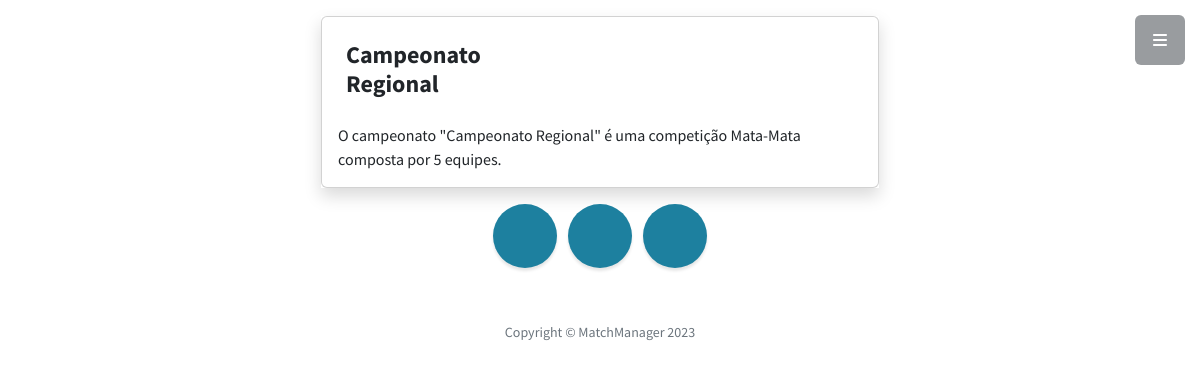
The app's page /campeonatos/2/ (signed in) with its own data.
### Campeonato/models.py (models this page shows, shortened)
class Campeonato(models.Model):
    TIPOS =(
        ("1", "Ponto Corrido"),
        ("2", "Mata-Mata"),
        ("3", "Fase de Grupo/Mata-Mata"))
    nome = models.CharField(max_length=200, verbose_name= 'Nome', null= True )
    qtdequipe = models.IntegerField( verbose_name= 'Quantidade de equipes', null= True )
    tipopartida = models.CharField(max_length=1,choices=TIPOS, verbose_name= 'Tipo de partida', null= True )

### Campeonato/views.py (the view)
# urls.py: path('<int:campeonato_id>/', views.detail, name='detail'),
def detail(request, campeonato_id):
    Campeonatos = Campeonato.objects.get(pk=campeonato_id)
    context = {
        "campeonatos": Campeonatos
    }
    return render(request, 'campeonatos/detail.html', context)

### Templates/campeonatos/detail.html
{% extends '_base.html' %}
{% block content %}
<div class="mx-auto">
    <div class="col-lg-6 shadow mt-3 mx-auto">
        <div class="card">
            <div class="card-body">
                <div class="card-title">
                    <div class="d-flex flex-row">
                        <h4 class="p-2 col-lg-4">{{ campeonatos.nome }}</h4>
                    </div>
                </div>
                    O campeonato "{{ campeonatos.nome }}" é uma competição {{campeonatos.tipopartida}} composta por {{campeonatos.qtdequipe}} equipes.
            </div>
            </div>
        </div>
    </div>
    </div>
{% endblock %}

### records on screen
Campeonato: nome "Campeonato Regional", tipopartida "Mata-Mata", qtdequipe "5"
